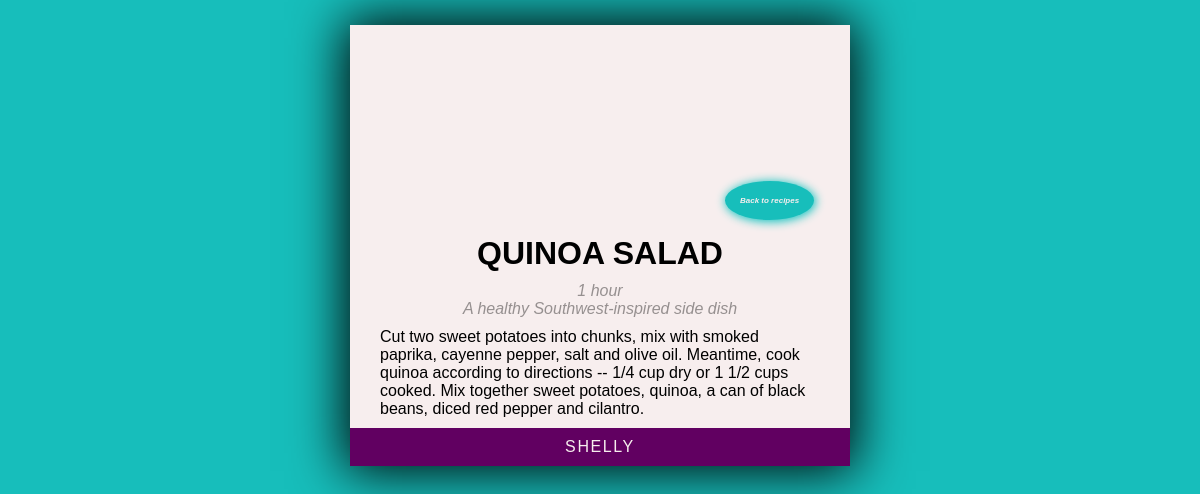
/recipe/3/, run on an earlier commit of the app's database.
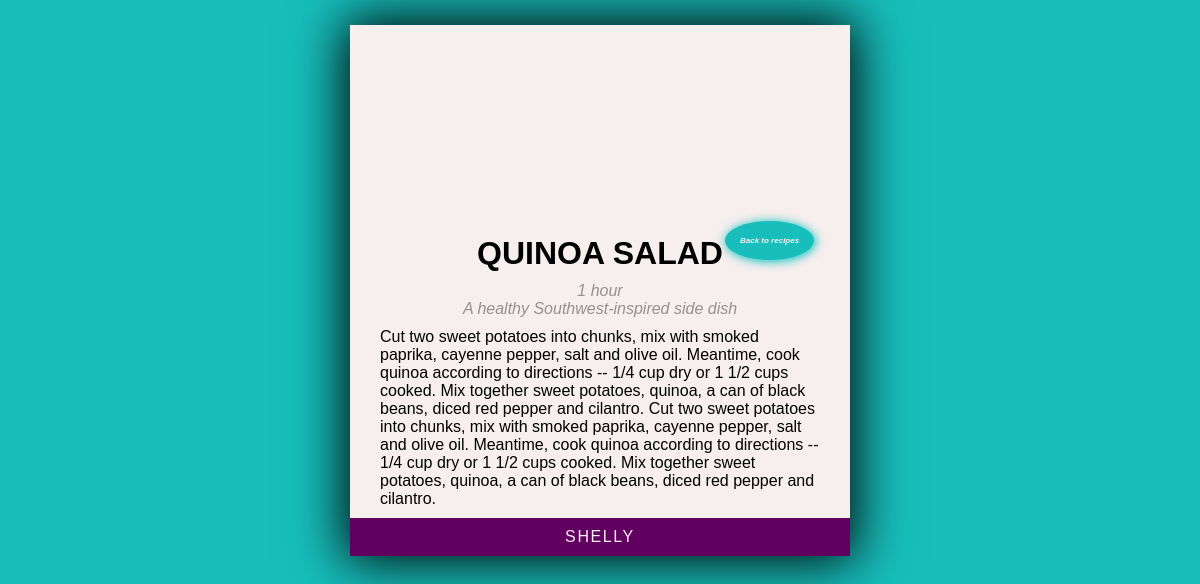
And on a later commit of the database.
### homepage/models.py (models this page shows, shortened)
class Recipe(models.Model):
    title = models.CharField(max_length=50)
    author = models.ForeignKey(Author, on_delete=models.CASCADE)
    description = models.TextField()
    time_required = models.CharField(max_length=50)
    instructions = models.TextField()
    class Meta:
        ordering = ('title',)

class Author(models.Model):
    name = models.CharField(max_length=80)
    bio = models.TextField()
    quote = models.CharField(max_length=50, default="Just another cook")
    class Meta:
        ordering = ('name',)

### homepage/views.py (the view)
# urls.py: path('recipe/<int:recipe_id>/', recipe),
def recipe(request, recipe_id):
    my_recipe = Recipe.objects.filter(id=recipe_id).first()
    return render(request, "recipe.html", {"recipe": my_recipe})

### templates/recipe.html (shortened to what this page needs)
{% load static %}
<!DOCTYPE html>
<html lang="en">
  <head>
    <link rel="stylesheet" href="{% static 'css/style.css' %}" />
  </head>
  <body>
    <div class="card">
      <div class="header">
        <div class="button">
          <a href="#"><i class="link">Back to recipes</i></a>
        </div>
      </div>
      <div>
        <h1 class="title">
          {{ recipe.title }}
        </h1>
        <i class="summary">
          {{ recipe.time_required }} <br />
          {{ recipe.description }}</i
        >
        <p class="info">{{ recipe.instructions }}</p>
      </div>
      <a class="bar" href="/author/{{ recipe.author.id }}"
        >{{ recipe.author.name }}</a
      >
    </div>
  </body>
</html>

What changed in the data, as far as the page shows it:
changed Recipe "QUINOA SALAD": instructions "…red pepper and cilantro." → "…red pepper and cilantro. Cut two sweet potatoes into chunks, mix with smoked paprika, cayenne pepper, salt and olive oil. Meantime, cook quinoa according to directions -- 1/4 cup dry or 1 1/2 cups cooked. Mix together sweet potatoes, quinoa, a can of black beans, diced red pepper and cilantro."
